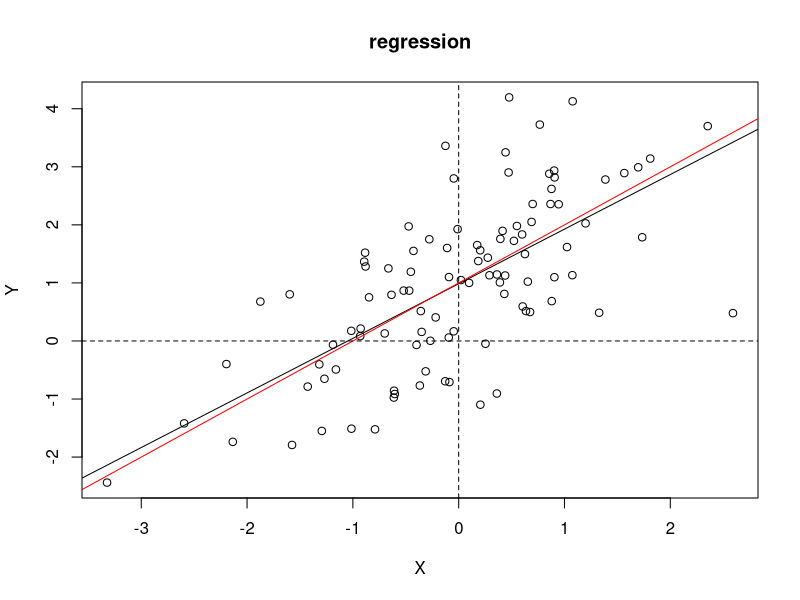

The R script that drew this image:
# Zhentao Shi. 4/6/2015

# an example to check the OLS fitting

rm(list = ls( ) )
set.seed(111)


# set the parameters
n = 100
b0 = matrix(1, nrow = 2 )

# generate the data
e = rnorm(n)
X = cbind( 1, rnorm(n) ) # you can try this line. See what is the difference.
Y = X %*% b0 + e

# OLS estimation
bhat = solve( t(X) %*% X, t(X)%*% Y ) 


# plot
plot( y = Y, x = X[,2], xlab = "X", ylab = "Y", main = "regression")
abline( a= bhat[1], b = bhat[2])
abline( a = b0[1], b = b0[2], col = "red")
abline( h = 0, lty = 2)
abline( v = 0, lty = 2)




# calculate the t-value
bhat2 = bhat[2] # parameter we want to test
e_hat = Y - X %*% bhat
sigma_hat_square = sum(e_hat^2)/ (n-2)
sig_B = solve( t(X) %*% X  ) * sigma_hat_square
t_value_2 = ( bhat2 - b0[2]) / sqrt( sig_B[2,2] ) 


